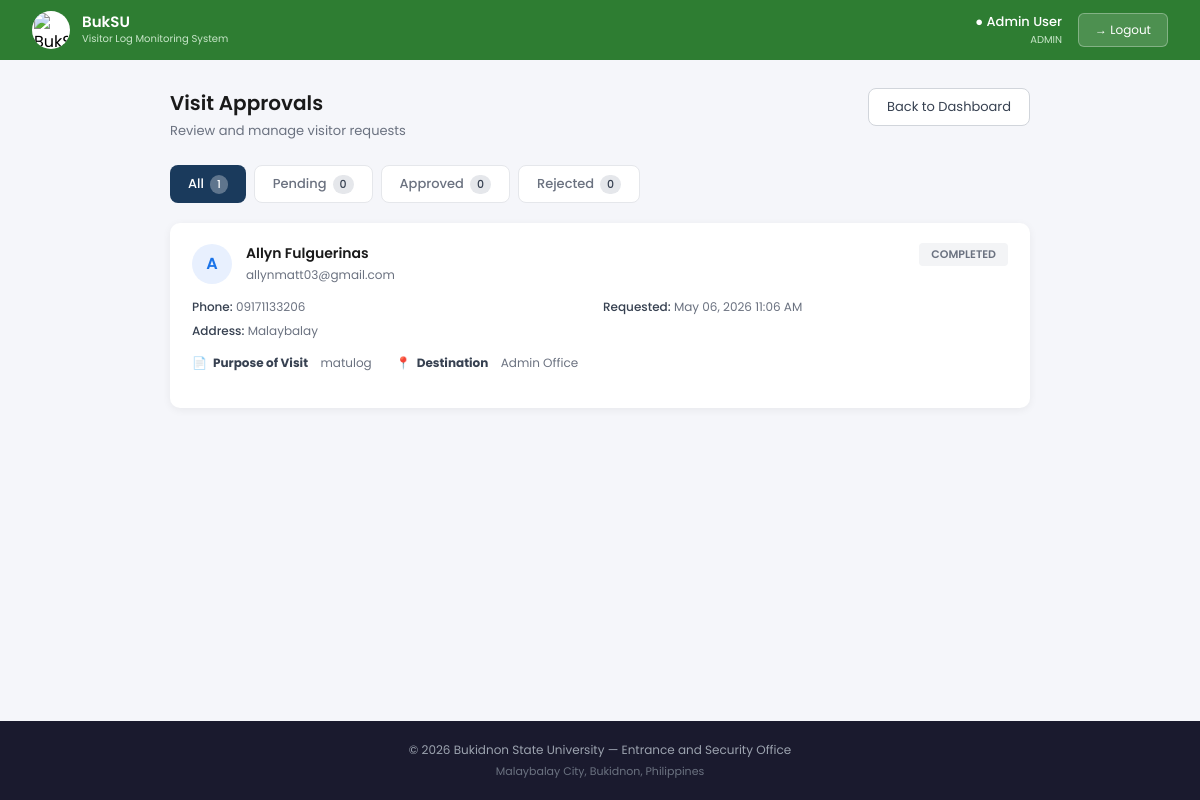
Page /approvals.php?tab=all on the committed database.
### tables this page shows
CREATE TABLE `visits_log` (
  `id` int(11) NOT NULL,
  `visitor_id` int(11) DEFAULT NULL,
  `approved_by` int(11) DEFAULT NULL,
  `purpose` text DEFAULT NULL,
  `destination` varchar(100) DEFAULT NULL,
  `person_to_visit` varchar(150) DEFAULT NULL,
  `appointment_date` date DEFAULT NULL,
  `status` enum('pending','approved','rejected','completed') DEFAULT 'pending',
  `created_at` timestamp NOT NULL DEFAULT current_timestamp()
);

CREATE TABLE `visitors` (
  `id` int(11) NOT NULL,
  `full_name` varchar(100) DEFAULT NULL,
  `address` text DEFAULT NULL,
  `contact_number` varchar(20) DEFAULT NULL,
  `email` varchar(100) DEFAULT NULL,
  `created_at` timestamp NOT NULL DEFAULT current_timestamp()
);

### approvals.php (the view, shortened to what this page needs)
<?php
$host = "localhost";
$db   = "buksuvisitorslogdb";
$user = "root";
$pass = "";
$conn = new mysqli($host, $user, $pass, $db);
$tab = isset($_GET['tab']) ? $_GET['tab'] : 'pending';
if ($tab === 'all') {
    $where = "";
} elseif ($tab === 'approved') {
    $where = "WHERE vl.status = 'approved'";
} elseif ($tab === 'rejected') {
    $where = "WHERE vl.status = 'rejected'";
} else {
    $tab   = 'pending';
    $where = "WHERE vl.status = 'pending'";
}
$visits = $conn->query("
    SELECT
        vl.id,
        vl.purpose,
        vl.destination,
        vl.status,
        vl.created_at,
        v.full_name,
        v.email,
        v.contact_number,
        v.address
    FROM visits_log vl
    JOIN visitors v ON v.id = vl.visitor_id
    $where
    ORDER BY vl.created_at DESC
");
$count_pending  = $conn->query("SELECT COUNT(*) AS c FROM visits_log WHERE status = 'pending'")->fetch_assoc()['c'];
$count_approved = $conn->query("SELECT COUNT(*) AS c FROM visits_log WHERE status = 'approved'")->fetch_assoc()['c'];
$count_rejected = $conn->query("SELECT COUNT(*) AS c FROM visits_log WHERE status = 'rejected'")->fetch_assoc()['c'];
$count_all      = $conn->query("SELECT COUNT(*) AS c FROM visits_log")->fetch_assoc()['c'];
?>
<!DOCTYPE html>
<html lang="en">
<head>
</head>
<body>
  <nav class="navbar">
    <div class="navbar-left">
      <div class="navbar-logo">
        <img src="Assets/Shield.png" alt="BukSU"/>
      </div>
      <div class="navbar-title">
        <h2>BukSU</h2>
        <p>Visitor Log Monitoring System</p>
      </div>
    </div>
    <div class="navbar-right">
      <div class="navbar-user">
        <p>&#9679; Admin User</p>
        <span>ADMIN</span>
      </div>
      <form action="logout.php" method="POST">
        <button class="btn-logout" type="submit">&#8594; Logout</button>
      </form>
    </div>
  </nav>
  <div class="main">
    <div class="page-header">
      <div>
        <h1>Visit Approvals</h1>
        <p>Review and manage visitor requests</p>
      </div>
      <a href="admin_dashboard.php" class="btn-back">Back to Dashboard</a>
    </div>
    <div class="tabs">
      <a href="approvals.php?tab=all"
         class="tab <?php echo $tab === 'all' ? 'tab-active-all' : 'tab-default'; ?>">
        All
        <span class="<?php echo $tab === 'all' ? 'tab-badge' : 'tab-badge-dark'; ?>"><?php echo $count_all; ?></span>
      </a>
      <a href="approvals.php?tab=pending"
         class="tab <?php echo $tab === 'pending' ? 'tab-active-pending' : 'tab-default'; ?>">
        Pending
        <span class="<?php echo $tab === 'pending' ? 'tab-badge' : 'tab-badge-dark'; ?>"><?php echo $count_pending; ?></span>
      </a>
      <a href="approvals.php?tab=approved"
         class="tab <?php echo $tab === 'approved' ? 'tab-active-approved' : 'tab-default'; ?>">
        Approved
        <span class="<?php echo $tab === 'approved' ? 'tab-badge' : 'tab-badge-dark'; ?>"><?php echo $count_approved; ?></span>
      </a>
      <a href="approvals.php?tab=rejected"
         class="tab <?php echo $tab === 'rejected' ? 'tab-active-rejected' : 'tab-default'; ?>">
        Rejected
        <span class="<?php echo $tab === 'rejected' ? 'tab-badge' : 'tab-badge-dark'; ?>"><?php echo $count_rejected; ?></span>
      </a>
    </div>
    <?php if ($visits && $visits->num_rows > 0): ?>
      <?php while ($v = $visits->fetch_assoc()):
        $initial = strtoupper(substr($v['full_name'], 0, 1));
        if ($v['status'] === 'pending')  $badge = 'badge-pending';
        elseif ($v['status'] === 'approved') $badge = 'badge-approved';
        else $badge = 'badge-rejected';
      ?>
      <div class="visit-card">
        <div class="visit-card-top">
          <div class="visitor-info">
            <div class="visitor-avatar"><?php echo $initial; ?></div>
            <div>
              <div class="visitor-name"><?php echo htmlspecialchars($v['full_name']); ?></div>
              <div class="visitor-email"><?php echo htmlspecialchars($v['email']); ?></div>
            </div>
          </div>
          <span class="badge <?php echo $badge; ?>"><?php echo strtoupper($v['status']); ?></span>
        </div>
        <div class="visitor-details">
          <div><b>Phone:</b> <?php echo htmlspecialchars($v['contact_number'] ?? '—'); ?></div>
          <div><b>Requested:</b> <?php echo date('M d, Y h:i A', strtotime($v['created_at'])); ?></div>
          <div><b>Address:</b> <?php echo htmlspecialchars($v['address'] ?? '—'); ?></div>
        </div>
        <div class="visit-meta">
          <div class="visit-meta-item">
            &#128196; <b>Purpose of Visit</b>&nbsp; <?php echo htmlspecialchars($v['purpose']); ?>
          </div>
          <div class="visit-meta-item">
            &#128205; <b>Destination</b>&nbsp; <?php echo htmlspecialchars($v['destination']); ?>
          </div>
        </div>
      </div>
      <?php endwhile; ?>
    <?php else: ?>
      <div class="empty">No <?php echo $tab; ?> requests found.</div>
    <?php endif; ?>
  </div>
  <footer class="footer">
    <p>&copy; <?php echo date('Y'); ?> Bukidnon State University &mdash; Entrance and Security Office</p>
    <p>Malaybalay City, Bukidnon, Philippines</p>
  </footer>
</body>
</html>

### approvals.php (style rules this page uses)
* { margin:0; padding:0; box-sizing:border-box; }
body { font-family:'Poppins',sans-serif; background:#f5f6fa; min-height:100vh; display:flex; flex-direction:column; }
.navbar { background:#2e7d32; height:60px; padding:0 32px; display:flex; align-items:center; justify-content:space-between; }
.navbar-left { display:flex; align-items:center; gap:12px; }
.navbar-logo { width:38px; height:38px; background:#fff; border-radius:50%; display:flex; align-items:center; justify-content:center; overflow:hidden; }
.navbar-logo img { width:34px; height:34px; object-fit:contain; }
.navbar-title h2 { font-size:15px; font-weight:600; color:#fff; line-height:1.2; }
.navbar-title p { font-size:10px; color:#c8e6c9; }
.navbar-right { display:flex; align-items:center; gap:16px; }
.navbar-user p { font-size:13px; color:#fff; font-weight:500; }
.navbar-user span { font-size:10px; color:#c8e6c9; display:block; text-align:right; }
.btn-logout { padding:7px 16px; background:rgba(255,255,255,0.15); color:#fff; font-size:12px; font-family:'Poppins',sans-serif; border:1px solid rgba(255,255,255,0.3); border-radius:6px; cursor:pointer; }
.main { max-width:900px; margin:0 auto; padding:28px 20px; flex:1; width:100%; }
.page-header { display:flex; justify-content:space-between; align-items:flex-start; margin-bottom:24px; }
.page-header h1 { font-size:20px; font-weight:600; color:#1a1a1a; }
.page-header p { font-size:13px; color:#6b7280; margin-top:3px; }
.btn-back { padding:8px 18px; background:#fff; border:1px solid #d1d5db; border-radius:8px; font-size:13px; font-family:'Poppins',sans-serif; color:#374151; cursor:pointer; text-decoration:none; }
.tabs { display:flex; gap:8px; margin-bottom:20px; }
.tab { padding:8px 18px; border-radius:8px; font-size:13px; font-weight:500; font-family:'Poppins',sans-serif; cursor:pointer; text-decoration:none; border:none; display:flex; align-items:center; gap:6px; transition:background 0.2s; }
.tab-default { background:#fff; color:#6b7280; border:1px solid #e5e7eb; }
.tab-active-all { background:#1a3a5c; color:#fff; }
.tab-badge { background:rgba(255,255,255,0.3); border-radius:20px; padding:1px 7px; font-size:11px; }
.tab-badge-dark { background:#e5e7eb; color:#374151; border-radius:20px; padding:1px 7px; font-size:11px; }
.visit-card { background:#fff; border-radius:10px; padding:20px 22px; margin-bottom:14px; box-shadow:0 2px 8px rgba(0,0,0,0.06); }
.visit-card-top { display:flex; align-items:flex-start; justify-content:space-between; margin-bottom:14px; }
.visitor-info { display:flex; align-items:center; gap:14px; }
.visitor-avatar { width:40px; height:40px; background:#e8f0fe; border-radius:50%; display:flex; align-items:center; justify-content:center; font-size:16px; color:#1a73e8; font-weight:600; flex-shrink:0; }
.visitor-name { font-size:14px; font-weight:600; color:#1a1a1a; }
.visitor-email { font-size:12px; color:#6b7280; margin-top:2px; }
.badge { font-size:11px; font-weight:600; padding:3px 12px; border-radius:4px; }
.badge-rejected { color:#6b7280; background:#f3f4f6; }
.visitor-details { display:grid; grid-template-columns:1fr 1fr; gap:6px; margin-bottom:14px; font-size:12px; color:#6b7280; }
.visitor-details b { color:#374151; font-weight:500; }
.visit-meta { display:flex; gap:24px; margin-bottom:16px; font-size:12px; color:#6b7280; }
.visit-meta-item { display:flex; align-items:center; gap:6px; }
.visit-meta-item b { color:#374151; }
.footer { background:#1a1a2e; text-align:center; padding:20px; margin-top:0; }
.footer p { font-size:12px; color:#9ca3af; }
.footer p:last-child { font-size:11px; color:#6b7280; margin-top:4px; }

### rows in the picture
visits_log: visitor.full_name "A", visitor.full_name "Allyn Fulguerinas", visitor.email "allynmatt03@gmail.com", status "COMPLETED", visitor.contact_number "09171133206", created_at "May 06, 2026 11:06 AM", visitor.address "Malaybalay", purpose "matulog", destination "Admin Office"

### other values in the picture
$count_all "1"
$count_pending "0"
$count_approved "0"
$count_rejected "0"
